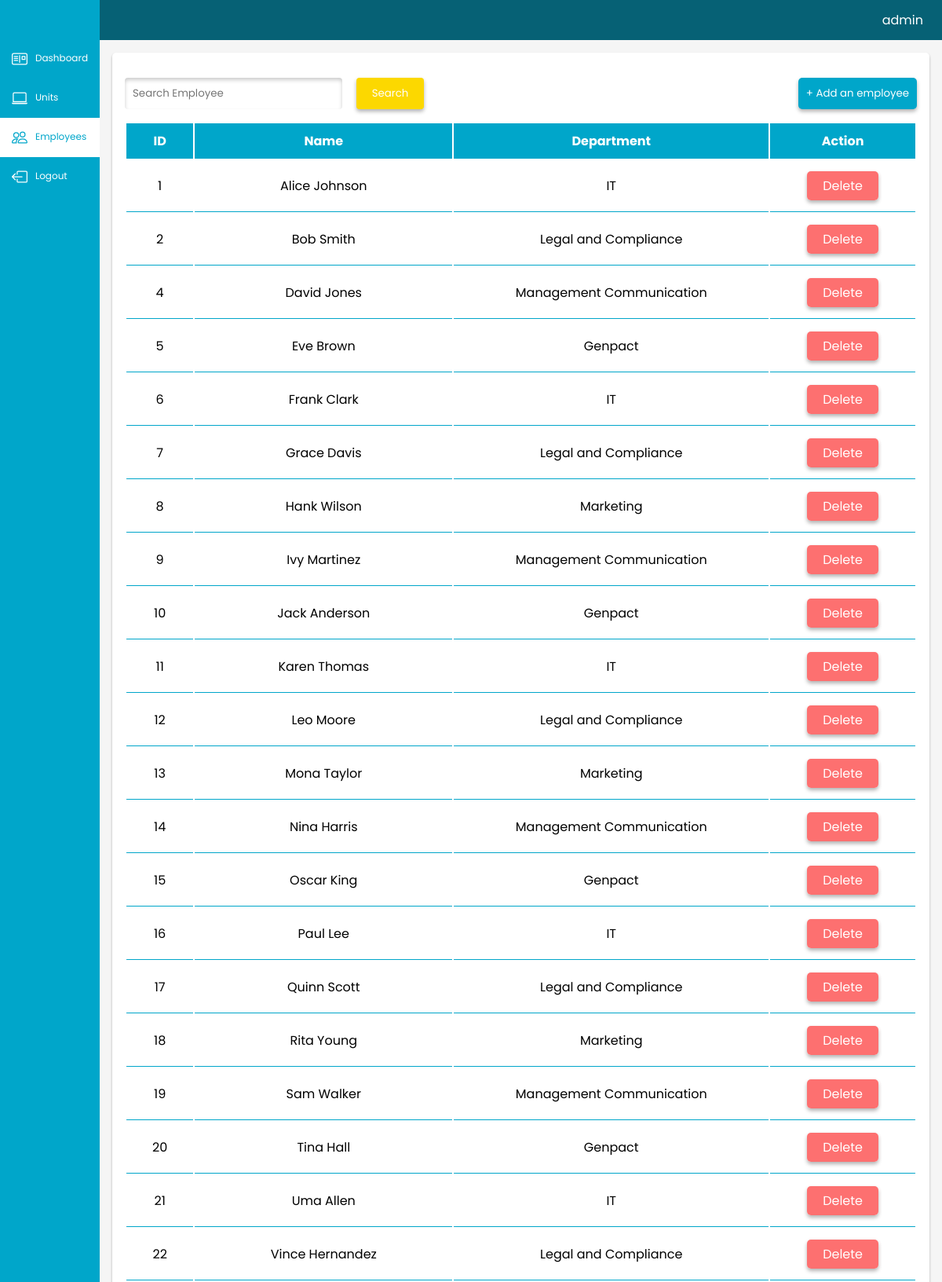
/view/employees.php (signed in, upper part), run on the app's committed database.
### tables this page shows
CREATE TABLE `employees` (
  `id` int(11) NOT NULL,
  `name` varchar(32) NOT NULL,
  `department` varchar(32) NOT NULL
);

### controller/get_employees.php (the view, shortened to what this page needs)
<?php
include 'connection.php';
$search = '';
if (isset($_GET['search'])) {
    $search = $mysqli->real_escape_string($_GET['search']);
    $sql = "SELECT id, name, department FROM employees WHERE name LIKE '%$search%' OR department LIKE '%$search%'";
} else {
    $sql = "SELECT id, name, department FROM employees";
}
$result = $mysqli->query($sql);
?>
<!DOCTYPE html>
<html lang="en">
<head>
</head>
<body>
<div class="search-add">
<div class="search">
<form method="GET" action="">
    <input class="search-input" type="text" name="search" value="<?php echo htmlspecialchars($search); ?>" placeholder="Search Employee">
    <input class='search-btn' type="submit" value="Search">
</form>
</div>
<div class="add">
    <button class="add-emp" id="emp_modal_btn">+ Add an employee</button>
</div>
</div>
<div class="emp-table-container">
<table class="emp-table">
<tr class="header-background">
        <th>ID</th>
        <th>Name</th>
        <th>Department</th>
        <th>Action</th>
    </tr>
<?php
if ($result->num_rows > 0) {
    while($row = $result->fetch_assoc()) {
        echo "<tr class='emp-data'>";
        echo "<td>" . htmlspecialchars($row["id"]) . "</td>";
        echo "<td>" . htmlspecialchars($row["name"]) . "</td>";
        echo "<td>" . htmlspecialchars($row["department"]) . "</td>";
        echo "<td> <a class='manage-btn'href='employee.php?id=$row[id]'> Delete </a> </td> ";
        echo "</tr>";
    }
} else {
    echo "<tr><td colspan='3'>No results found</td></tr>";
}
?>
</table>
</div>
</body>
</html>

### styles/index.css (style rules this page uses)
* { padding:0; margin:0; box-sizing: border-box; }

### view/employees.php (style rules this page uses)
* { padding:0; margin:0; box-sizing: border-box; }
.emp-table-container { height: 90%; overflow: auto; }
.emp-table { width:100%; text-align:center; }
.emp-data td { border-bottom:1px solid #00A6CA; padding:20px; }
tr th { background:#00A6CA; color:white; padding:10px; }
.search-add { display:flex; width:100%; justify-content: space-between; margin:1em 0; }
.add .add-emp { padding:10px; border:none; background:none; background:#00A6CA; color:white; border-radius: 5px; box-shadow: 0 3px 5px rgb(0,0,0,0.3); }
.search-input { padding:10px; border:none; background:none; border-radius: 4px; box-shadow:inset 0 3px 5px rgb(0,0,0,0.2); margin-right:1em ; }
.search-btn { padding:10px 20px; border:none; background:#FCD800; border-radius: 4px; box-shadow: 0 3px 5px rgb(0,0,0,0.3); color:white; }
#emp_modal_btn, #overlay { cursor: pointer; }
.manage-btn { color:white; background:#FD7070; padding:7px 20px; text-decoration: none; box-shadow: 0 3px 5px rgb(0,0,0,0.3); margin:2em 0; border-radius: 5px; }

### data on the page
employees: id "1", name "Alice Johnson", department "IT"
employees: id "2", name "Bob Smith", department "Legal and Compliance"
employees: id "4", name "David Jones", department "Management Communication"
employees: id "5", name "Eve Brown", department "Genpact"
employees: id "6", name "Frank Clark", department "IT"
employees: id "7", name "Grace Davis", department "Legal and Compliance"
employees: id "8", name "Hank Wilson", department "Marketing"
employees: id "9", name "Ivy Martinez", department "Management Communication"
employees: id "10", name "Jack Anderson", department "Genpact"
employees: id "11", name "Karen Thomas", department "IT"
employees: id "12", name "Leo Moore", department "Legal and Compliance"
employees: id "13", name "Mona Taylor", department "Marketing"
employees: id "14", name "Nina Harris", department "Management Communication"
employees: id "15", name "Oscar King", department "Genpact"
employees: id "16", name "Paul Lee", department "IT"
employees: id "17", name "Quinn Scott", department "Legal and Compliance"
employees: id "18", name "Rita Young", department "Marketing"
employees: id "19", name "Sam Walker", department "Management Communication"
employees: id "20", name "Tina Hall", department "Genpact"
employees: id "21", name "Uma Allen", department "IT"
employees: id "22", name "Vince Hernandez", department "Legal and Compliance"

### other printed values
$user->username "admin"
